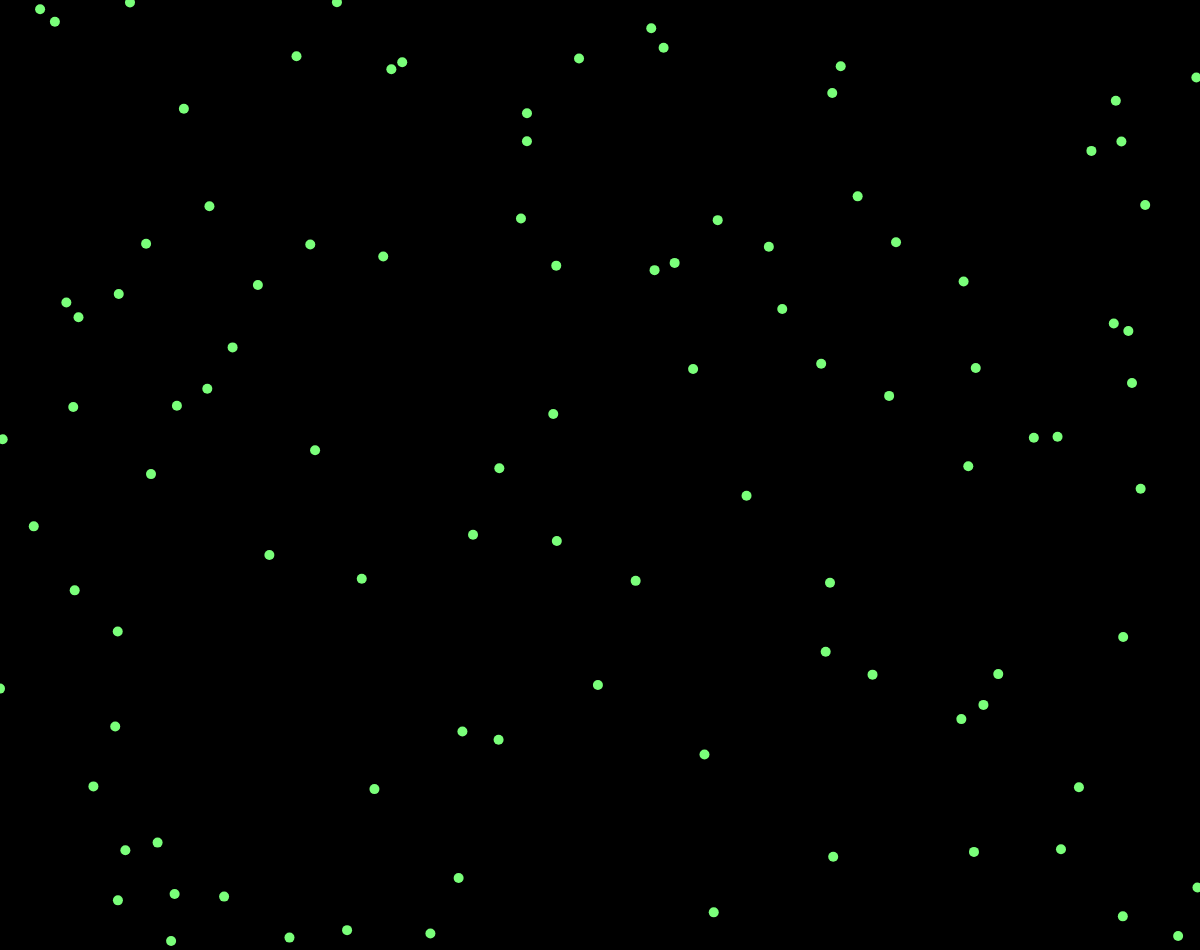
Frame 1 (no input)
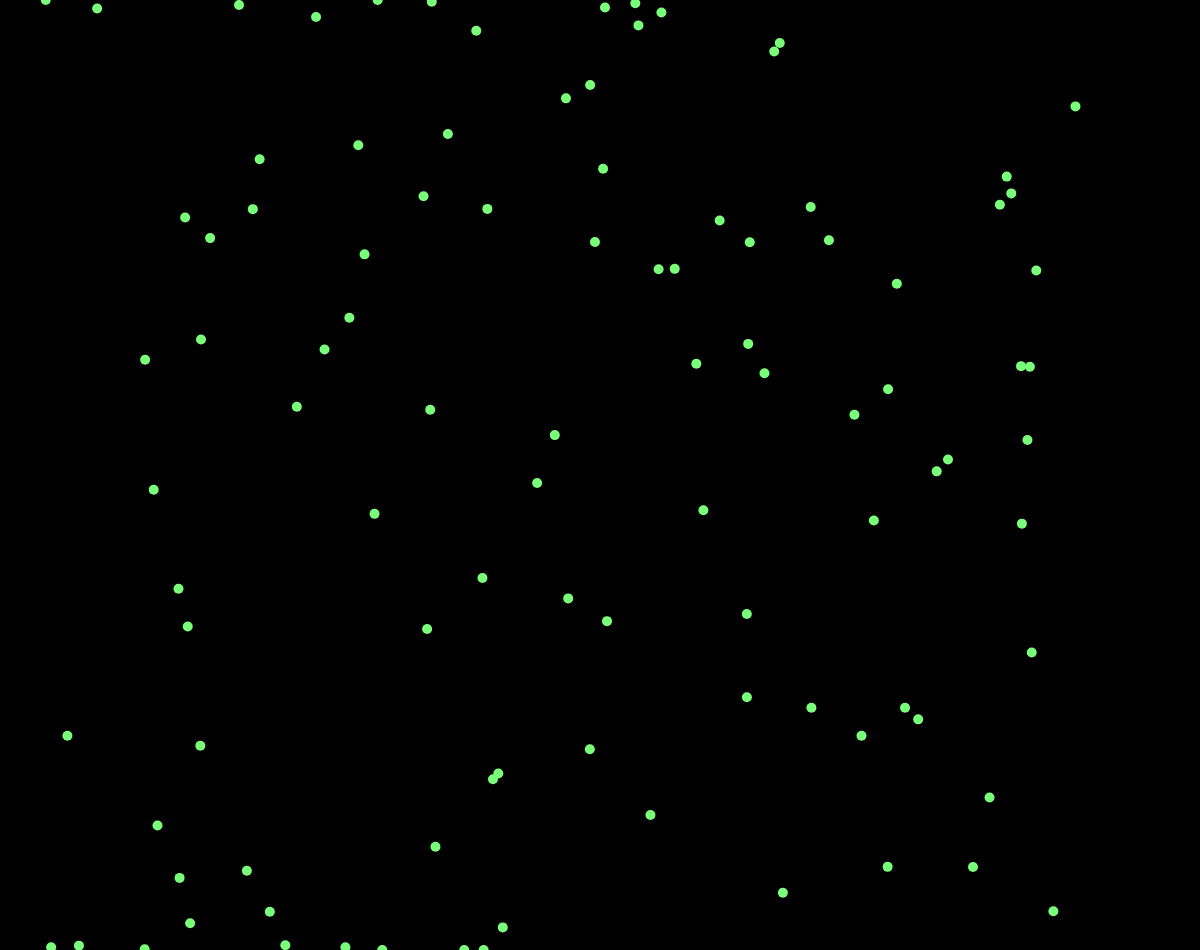
Frame 60 (no input)
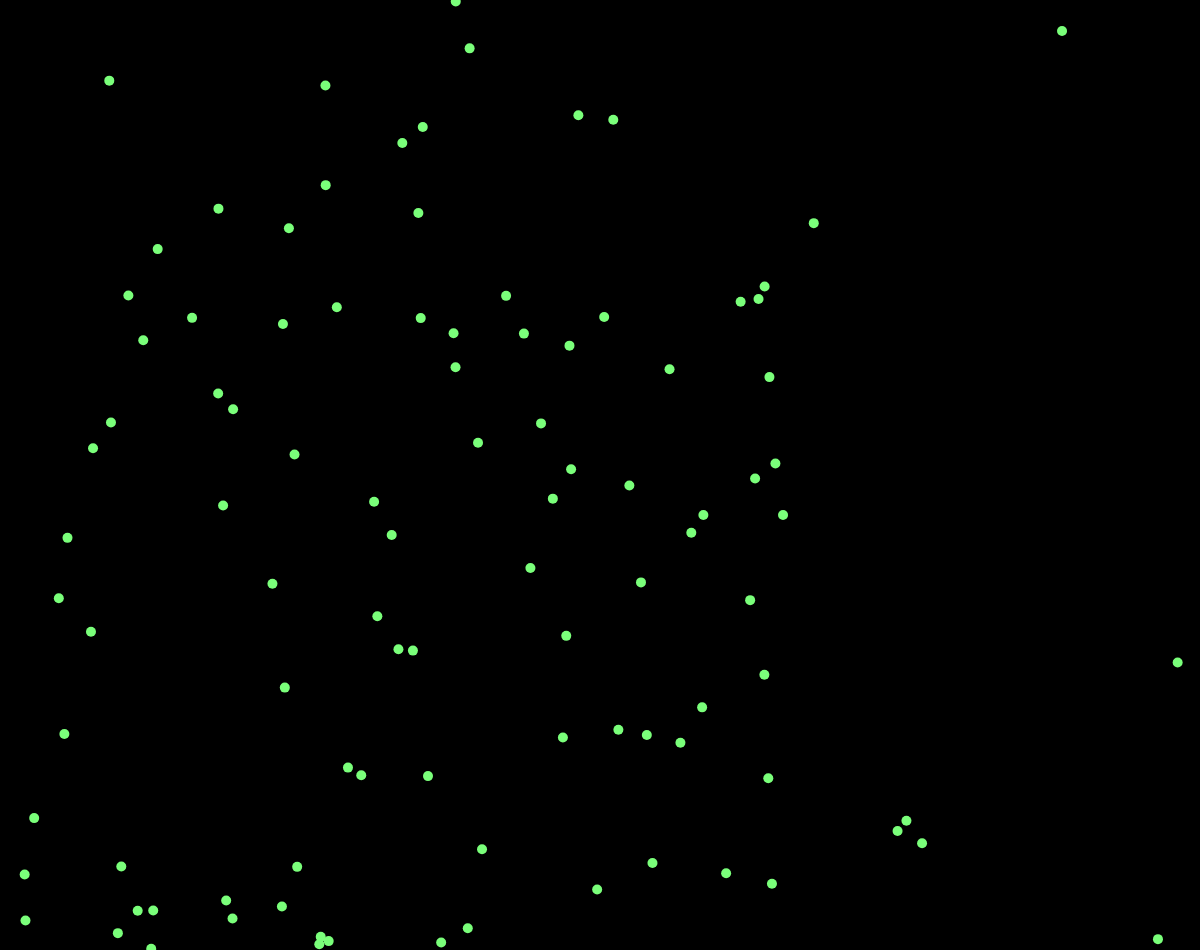
Frame 120 (the mouse pressed at the canvas centre since frame 60)

The p5.js sketch that drew these frames (run headless with seeded random() and noise() and a simulated clock; from frame 60 on, the mouse is pressed at the canvas centre):

// p5.js sketch
// ── sketch.js
let birds = [];
let total = 100;
let alignmentRadius;
let cohesionRadius;
let separationRadius;
let alignmentSpeed;
let cohesionSpeed;
let separationSpeed;
let ar;
let cr;
let sr;
let as;
let cs;
let ss;
let tb;
function setup() {
  createCanvas(window.innerWidth, window.innerHeight - 50);
  ar = createDiv();
  alignmentRadius = createSlider(0, 1000, 200);
  cr = createDiv("Cohesion Radius");
  cohesionRadius = createSlider(0, 1000, 50);
  sr = createDiv("Separation Radius  ");
  separationRadius = createSlider(0, 100, 20);
  as = createDiv("Alignment Force");
  alignmentSpeed = createSlider(0, 20, 8, 0.1);
  cs = createDiv("Cohesion Force  ");
  cohesionSpeed = createSlider(0, 1, 0.1, 0.1);
  ss = createDiv("Separation Force  ");
  separationSpeed = createSlider(0, 10, 0.4, 0.1);
  tb = createDiv("Total  Birds  ");
  totalBirds = createSlider(0, 1000, 100);
  reset = createButton("RESET");
  reset.mousePressed(() => {
    birds = [];
    for (let index = 0; index < totalBirds.value(); index++) {
      birds.push(new Bird());
    }
  });
  for (let index = 0; index < total; index++) {
    birds.push(new Bird());
  }
}
window.addEventListener("resize", () => {
  resizeCanvas(window.innerWidth, window.innerHeight - 50);
});
function draw() {
  background(0x000);
  ar.html("Alignment Radius:" + alignmentRadius.value());
  cr.html("Cohesion Radius:" + cohesionRadius.value());
  sr.html("Separation Radius:" + separationRadius.value());
  as.html("Alignment Force:" + alignmentSpeed.value());
  cs.html("Cohesion Force:" + cohesionSpeed.value());
  ss.html("Separation Force:" + separationSpeed.value());
  tb.html("Total birds:" + totalBirds.value());
  for (const bird of birds) {
    bird.acceleration.set(0, 0);
    bird.alignment(birds);
    bird.cohesion(birds);
    bird.separation(birds);
    bird.movement();
    bird.wall();
    bird.show();
  }
}

// ── Bird.js
class Bird {
  constructor() {
    this.position = createVector(random(width), random(height));
    this.velocity = createVector(random(-1, 1), random(-1, 1));
    this.acceleration = createVector();
  }

  show() {
    strokeWeight(10);
    stroke(122, 255, 122);
    point(this.position.x, this.position.y);
  }
  movement() {
    this.position.add(this.velocity);
    this.velocity.add(this.acceleration);
  }
  alignment(birds) {
    let perceptionRadius = alignmentRadius.value();
    let total = 0;
    let steering = createVector();
    for (const bird of birds) {
      let distance = this.position.dist(bird.position);
      if (this !== bird && distance < perceptionRadius) {
        steering.add(bird.velocity);
        total++;
      }
    }
    if (total > 0) {
      this.acceleration.add(
        steering
          .div(total)
          .sub(this.velocity)
          .setMag(1)
          .mult(alignmentSpeed.value())
          .limit(10)
      );
    }
  }
  cohesion(birds) {
    let perceptionRadius = cohesionRadius.value();
    let total = 0;
    let steering = createVector();
    for (const bird of birds) {
      let distance = this.position.dist(bird.position);
      if (this !== bird && distance < perceptionRadius) {
        steering.add(bird.position);
        total++;
      }
    }
    if (total > 0) {
      this.acceleration.add(
        steering
          .div(total)
          .sub(this.position)
          .setMag(0.1)
          .mult(cohesionSpeed.value())
          .limit(2)
      );
    }
  }
  separation(birds) {
    const perceptionRadius = separationRadius.value();
    let total = 0;
    let steering = createVector();
    for (const bird of birds) {
      let distance = this.position.dist(bird.position);
      if (this !== bird && distance < perceptionRadius) {
        let vec = p5.Vector.sub(this.position, bird.position);
        steering.add(vec.div(distance));
        total++;
      }
    }
    if (total > 0) {
      this.acceleration.add(
        steering
          .div(total)
          .sub(this.velocity)
          .setMag(0.1)
          .mult(separationSpeed.value() * 2)
          .limit(10)
      );
    }
  }
  wall() {
    if (this.position.x > width) {
      this.position.x = 0;
    } else if (this.position.x <= 0) {
      this.position.x = width;
    } else if (this.position.y > height) {
      this.position.y = 0;
    } else if (this.position.y <= 0) {
      this.position.y = height;
    }
  }
}

// ── style.css
html,
body {
  margin: 0;
  padding: 0;
}

canvas {
  display: block;
}
div {
  display: inline-block;
  padding: 10px;
  font-size: 20px;
}
